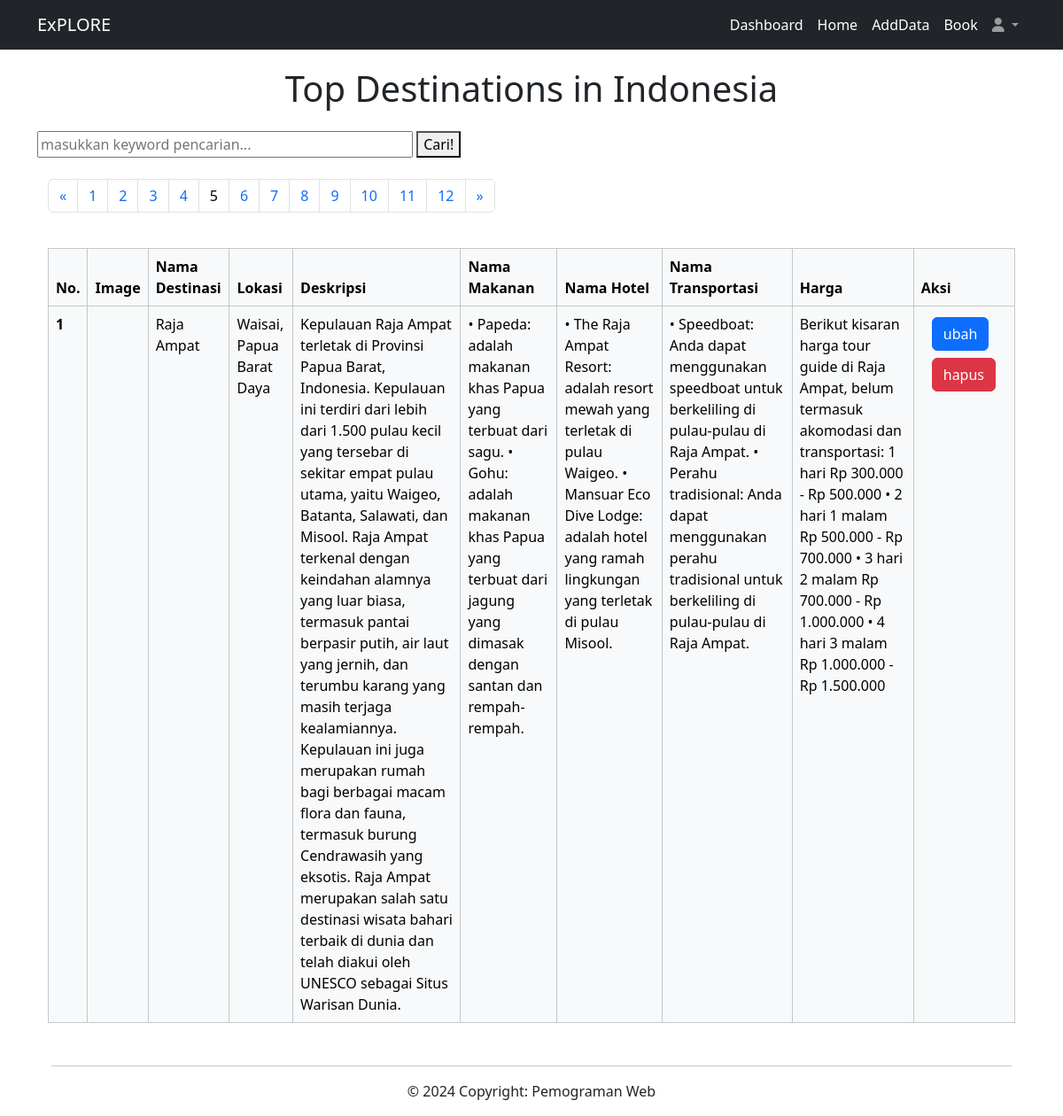
The page /halaman_admin/index.php?halaman=5 (signed in) on the database its author committed.
### tables this page shows
CREATE TABLE `tabel_destinasi` (
  `id` int NOT NULL,
  `nama_destinasi` varchar(255) NOT NULL,
  `deskripsi` text NOT NULL,
  `lokasi` varchar(255) NOT NULL,
  `image` varchar(255) NOT NULL,
  `nama_makanan` text NOT NULL,
  `nama_hotel` text NOT NULL,
  `nama_transportasi` text NOT NULL,
  `harga` varchar(255) NOT NULL,
  `user_iduser` int NOT NULL
);

### fungsi/functions.php (called while the page is built, shortened)
<?php
$conn = mysqli_connect("localhost", "root", "", "pw2024_tubes_233040103");
function query($query) {
    global $conn;
    $result = mysqli_query($conn, $query);
    $rows = [];
    while( $row = mysqli_fetch_assoc($result) ) {
        $rows[] = $row;
    }
    return $rows;
}
?>

### halaman_admin/index.php (the view, shortened to what this page needs)
<?php
require '../halaman_admin/navbar_admin.php';
require '../fungsi/functions.php';
$jumlahDataPerHalaman = 1;
$jumlahData = count(query("SELECT * FROM tabel_destinasi"));
$jumlahHalaman = ceil($jumlahData / $jumlahDataPerHalaman);
$halamanAktif = ( isset($_GET["halaman"]) ) ? $_GET["halaman"] : 1;
$awalData = ( $jumlahDataPerHalaman * $halamanAktif) - $jumlahDataPerHalaman;
$destinasi = query("SELECT * FROM tabel_destinasi LIMIT $awalData, $jumlahDataPerHalaman");
?>
<!DOCTYPE html>
<html lang="en">
<head>
    <link href="https://cdn.jsdelivr.net/npm/bootstrap@5.3.3/dist/css/bootstrap.min.css" rel="stylesheet">
    <link rel="stylesheet" href="../css/style_admin.css">
</head>
<body>
    <h1 class="text-center py-3">Top Destinations in Indonesia</h1>
    <div class="container">
        <form action="" method="post">
            <input type="text" name="keyword" size="40" autofocus placeholder="masukkan keyword pencarian..." autocomplete="off" id="keyword">
            <button type="submit" name="cari" id="tombol-cari"> Cari! </button>
        </form>
        <br>
        <div id="container">
    <div class="container">
    <nav aria-label="Page navigation example">
                <ul class="pagination">
                    <li class="page-item">
                        <?php if ($halamanAktif > 1) : ?>
                            <a href="?halaman=<?= $halamanAktif - 1 ?> " class="page-link"><span aria-hidden="true">&laquo;</span></a>
                        <?php endif ?>
                    </li>
                    <li class="page-item d-flex"><?php for ($i = 1; $i <= $jumlahHalaman; $i++) : ?>
                            <?php if ($i == $halamanAktif) : ?>
                                <a href="?halaman=<?= $i; ?>" class="page-link" style="baground-color: blue; color: black;"><?= $i; ?></a>
                            <?php else : ?>
                                <a href="?halaman=<?= $i; ?>" class="page-link"><?= $i; ?></a>
                            <?php endif; ?>
                        <?php endfor; ?>
                    </li>
                    <li class="page-item">
                        <?php if ($halamanAktif < $jumlahHalaman) : ?>
                            <a href="?halaman=<?= $halamanAktif + 1 ?>" class="page-link"><span aria-hidden="true">&raquo;</span></a>
                        <?php endif ?>
                    </li>
                </ul>
            </nav>
    </div>
    <br>
    <div class=container col-8 mt-1>
    <table class="table table-bordered table-light ">
  <thead>
    <tr class="vertical-align: top">
      <th class="vertical-align" top scope="col">No.</th>
      <th scope="col">Image</th>
      <th scope="col">Nama Destinasi</th>
      <th scope="col">Lokasi</th>
      <th scope="col">Deskripsi</th>
      <th scope="col">Nama Makanan</th>
      <th scope="col">Nama Hotel</th>
      <th scope="col">Nama Transportasi</th>
      <th scope="col">Harga</th>
      <th scope="col">Aksi</th>
    </tr>
  </thead>
    <?php $i =1; ?>
    <?php foreach( $destinasi as $row) : ?>
  <tbody>
    <tr>
      <th scope="row"><?= $i; ?></th>
      <td><img src="../images/<?= $row["image"]; ?>" width="150" alt=""></td>
      <td><?= $row["nama_destinasi"]; ?></td>
      <td><?= $row["lokasi"]; ?></td>
      <td><?= $row["deskripsi"]; ?></td>
      <td><?= $row["nama_makanan"]; ?></td>
      <td><?= $row["nama_hotel"]; ?></td>
      <td><?= $row["nama_transportasi"]; ?></td>
      <td><?= $row["harga"]; ?></td>
      <td>
        <div class="container mt-1">
        <a class="btn btn-primary" style="text-decoration:none" href="../crud/ubah.php?id=<?= $row["id"]; ?>">ubah</a>
        <a class="btn btn-danger mt-2" href="../crud/hapus.php?id=<?= $row["id"]; ?>" onclick="return confirm('yakin?');"> hapus</a>
        </div>
      </td>
    </tr>
    <?php $i++; ?>
    <?php endforeach; ?>
  </tbody>
</table>
</div>
<?php
require '../halaman_admin/footer_admin.php';
?>
</body>
</html>

### css/style_admin.css (style rules this page uses)
body { padding-top: 60px; }

### rows shown on the page
tabel_destinasi: nama_destinasi "Raja Ampat", lokasi "Waisai, Papua Barat Daya", deskripsi "Kepulauan Raja Ampat terletak di Provinsi Papua Barat, Indonesia. Kepulauan ini terdiri dari lebih dari 1.500 pulau kecil yang tersebar di sekitar empat pulau utama, yaitu Waigeo, Batanta, Salawati, dan Misool. Raja Ampat terkenal dengan keindahan alamnya yang luar biasa, termasuk pantai berpasir putih, air laut yang jernih, dan terumbu karang yang masih terjaga kealamiannya. Kepulauan ini juga merupakan rumah bagi berbagai macam flora dan fauna, termasuk burung Cendrawasih yang eksotis. Raja Ampat merupakan salah satu destinasi wisata bahari terbaik di dunia dan telah diakui oleh UNESCO sebagai Situs Warisan Dunia.", nama_makanan "• Papeda: adalah makanan khas Papua yang terbuat dari sagu. • Gohu: adalah makanan khas Papua yang terbuat dari jagung yang dimasak dengan santan dan rempah-rempah.", nama_hotel "• The Raja Ampat Resort: adalah resort mewah yang terletak di pulau Waigeo. • Mansuar Eco Dive Lodge: adalah hotel yang ramah lingkungan yang terletak di pulau Misool.", nama_transportasi "• Speedboat: Anda dapat menggunakan speedboat untuk berkeliling di pulau-pulau di Raja Ampat. • Perahu tradisional: Anda dapat menggunakan perahu tradisional untuk berkeliling di pulau-pulau di Raja Ampat.", harga "Berikut kisaran harga tour guide di Raja Ampat, belum termasuk akomodasi dan transportasi: 1 hari Rp 300.000 - Rp 500.000 • 2 hari 1 malam Rp 500.000 - Rp 700.000 • 3 hari 2 malam Rp 700.000 - Rp 1.000.000 • 4 hari 3 malam Rp 1.000.000 - Rp 1.500.000"
